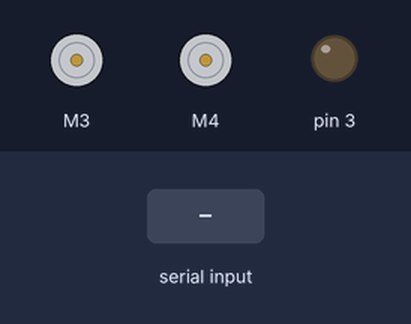
The sketch below on a simulated Arduino Uno, built with avr-gcc and run on an emulated ATmega328P. Parts: 2 × DC motor (green arrow = forward, orange = backward, longer = faster), output pins drawn as LEDs (lit = HIGH). The inputs (shaded band) are chosen by the test bench.

Above: at 1.2 s.
1.3 s: "1\n" received over Serial
At 2.1 s:
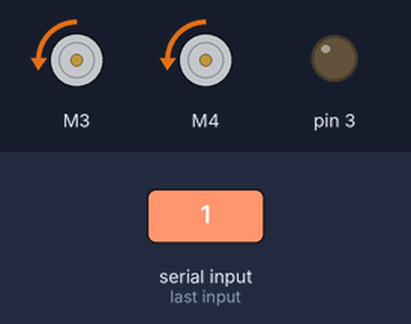
3.8 s: "2\n" received over Serial
At 4.6 s:
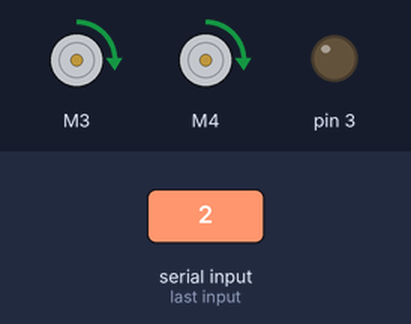
Timing chart, 0 to 6.8 s (numbered marks = the images above; inputs shaded):
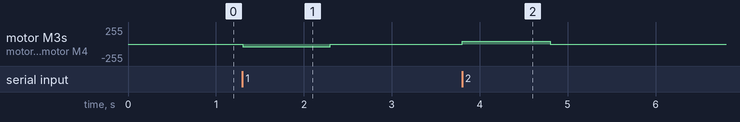

Measured:
- after the input at 1.3 s, motor M3, motor M4: stopped → backward 40/255 at once, → stopped 1.0 s later
- after the input at 3.8 s, motor M3, motor M4: stopped → forward 40/255 at once, → stopped 1.0 s later

The sketch:

motorControl.ino
```cpp
#include <Wire.h>
#include <Adafruit_MotorShield.h>
#include "utility/Adafruit_PWMServoDriver.h"

Adafruit_MotorShield AFMS = Adafruit_MotorShield();
Adafruit_DCMotor *rightMotor = AFMS.getMotor(3);
Adafruit_DCMotor *leftMotor = AFMS.getMotor(4);

int rightMotorSpeed = 40; //set motor speeds
int leftMotorSpeed = 40;

int blink_state;
long prevTime;

void setup() {
  AFMS.begin();
  rightMotor->setSpeed(rightMotorSpeed);
  leftMotor->setSpeed(leftMotorSpeed);

  pinMode(3, OUTPUT);
  Serial.begin(9600);
}

void loop() {
   if (Serial.available() > 0){
     blink_state = Serial.parseInt();
   }
   if (blink_state == 1){
     rightMotor->run(BACKWARD);
     leftMotor->run(BACKWARD);
   }
   else if (blink_state == 2){
     rightMotor->run(FORWARD);
     leftMotor->run(FORWARD);
   }
   else{
     rightMotor->run(RELEASE);
     leftMotor->run(RELEASE);
   }
   //Serial.println(blink_state);
}
```
